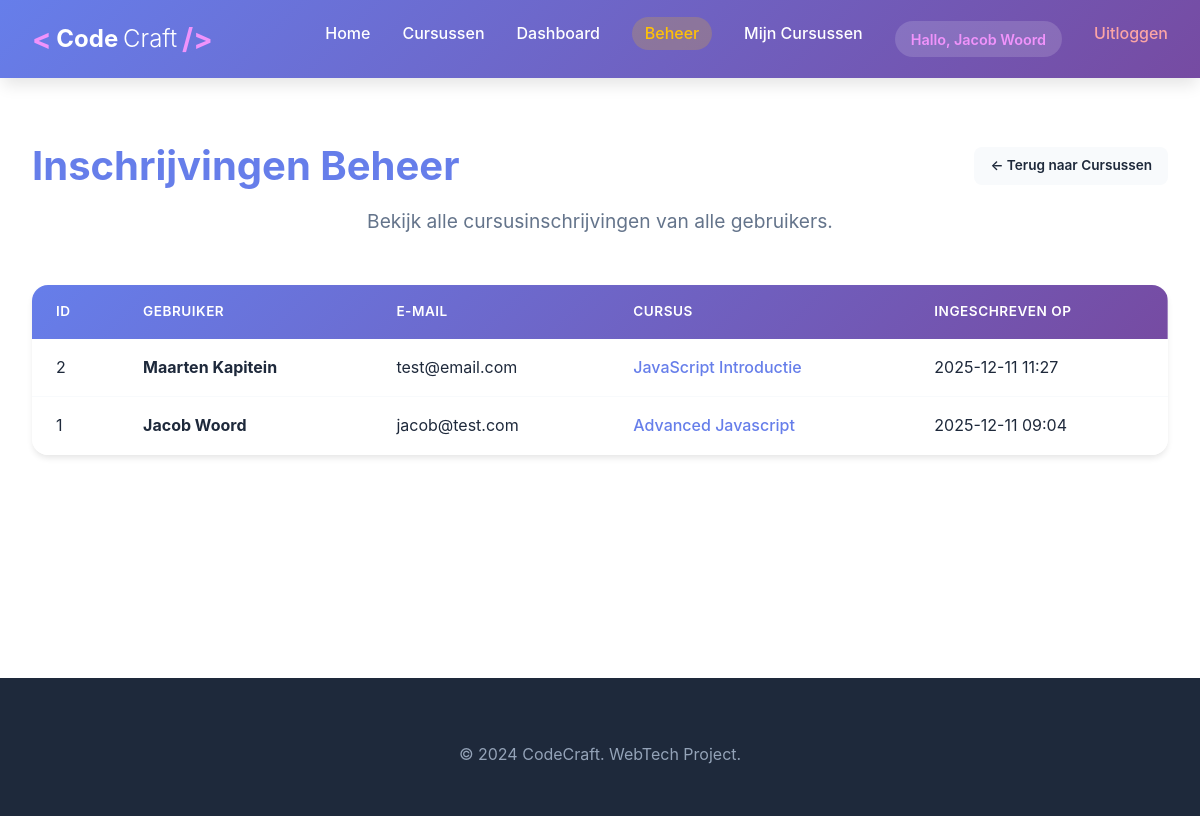
The app's page /admin/enrollments (signed in), older data.
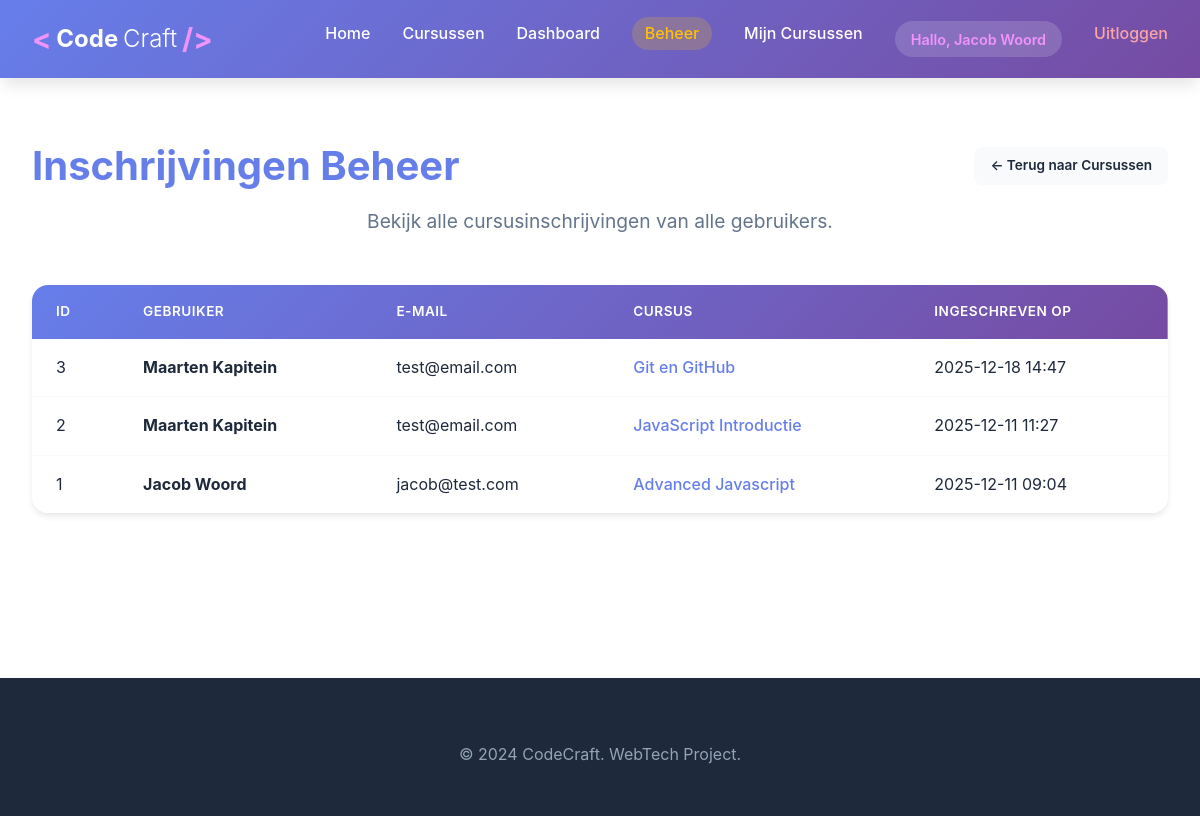
The same page, newer data.
### tables this page shows
CREATE TABLE enrollments (
            id INTEGER PRIMARY KEY AUTOINCREMENT,
            user_id INTEGER NOT NULL,
            course_id INTEGER NOT NULL,
            enrolled_at DATETIME DEFAULT CURRENT_TIMESTAMP,
            FOREIGN KEY (user_id) REFERENCES users(id),
            FOREIGN KEY (course_id) REFERENCES courses(id)
        );

CREATE TABLE users (
            id INTEGER PRIMARY KEY AUTOINCREMENT,
            name TEXT NOT NULL,
            email TEXT NOT NULL UNIQUE,
            password TEXT NOT NULL,
            level TEXT,
            created_at DATETIME DEFAULT CURRENT_TIMESTAMP
        , is_admin INTEGER DEFAULT 0);

CREATE TABLE courses (
            id INTEGER PRIMARY KEY AUTOINCREMENT,
            title TEXT NOT NULL,
            description TEXT,
            created_at DATETIME DEFAULT CURRENT_TIMESTAMP
        );

### py/app.py (the view)
@app.route('/admin/enrollments')
@admin_required
def admin_enrollments():
    conn = get_db()
    cursor = conn.cursor()
    cursor.execute('''
        SELECT e.id, e.enrolled_at, u.id as user_id, u.name as user_name, u.email as user_email,
               c.id as course_id, c.title as course_title
        FROM enrollments e
        JOIN users u ON e.user_id = u.id
        JOIN courses c ON e.course_id = c.id
        ORDER BY e.enrolled_at DESC
    ''')
    enrollments = cursor.fetchall()
    conn.close()
    return render_template('admin_enrollments.html', enrollments=enrollments)

### py/app.py (called while the page is built)
def get_db():
    conn = sqlite3.connect(DATABASE)
    conn.row_factory = sqlite3.Row
    return conn

def admin_required(f):
    @wraps(f)
    def decorated_function(*args, **kwargs):
        if 'user_id' not in session:
            flash('Je moet ingelogd zijn om deze pagina te bekijken.', 'error')
            return redirect(url_for('login_page'))
        if not session.get('is_admin'):
            flash('Je hebt geen toegang tot deze pagina.', 'error')
            return redirect(url_for('index'))
        return f(*args, **kwargs)
    return decorated_function

@app.context_processor
def inject_user():
    return {
        'logged_in': 'user_id' in session,
        'user_name': session.get('user_name'),
        'user_email': session.get('user_email'),
        'is_admin': session.get('is_admin', False)
    }

### templates/admin_enrollments.html (shortened to what this page needs)
{% extends "base.html" %}
{% block content %}
<section class="page-section" id="admin-enrollments">
    <div class="container">
        <div class="admin-header">
            <h2>Inschrijvingen Beheer</h2>
            <a href="{{ url_for('list_courses') }}" class="btn-action btn-back">&larr; Terug naar Cursussen</a>
        </div>
        <p class="section-intro">
            Bekijk alle cursusinschrijvingen van alle gebruikers.
        </p>
        {% if enrollments %}
        <div class="admin-table-wrapper">
            <table class="admin-table">
                <thead>
                    <tr>
                        <th>ID</th>
                        <th>Gebruiker</th>
                        <th>E-mail</th>
                        <th>Cursus</th>
                        <th>Ingeschreven op</th>
                    </tr>
                </thead>
                <tbody>
                    {% for enrollment in enrollments %}
                    <tr>
                        <td>{{ enrollment.id }}</td>
                        <td><strong>{{ enrollment.user_name }}</strong></td>
                        <td>{{ enrollment.user_email }}</td>
                        <td>
                            <a href="{{ url_for('view_course', id=enrollment.course_id) }}" class="table-link">
                                {{ enrollment.course_title }}
                            </a>
                        </td>
                        <td>{{ enrollment.enrolled_at[:16] }}</td>
                    </tr>
                    {% endfor %}
                </tbody>
            </table>
        </div>
        {% else %}
        <div class="empty-state">
            <p>Er zijn nog geen inschrijvingen.</p>
            <p>Zodra gebruikers zich inschrijven voor cursussen, verschijnen ze hier.</p>
        </div>
        {% endif %}
    </div>
</section>
{% endblock %}

Row changes from the older to the newer data that the page shows:
added enrollments: id "3", user_name "Maarten Kapitein", user_email "test@email.com", course_title "Git en GitHub", enrolled_at "2025-12-18 14:47"
